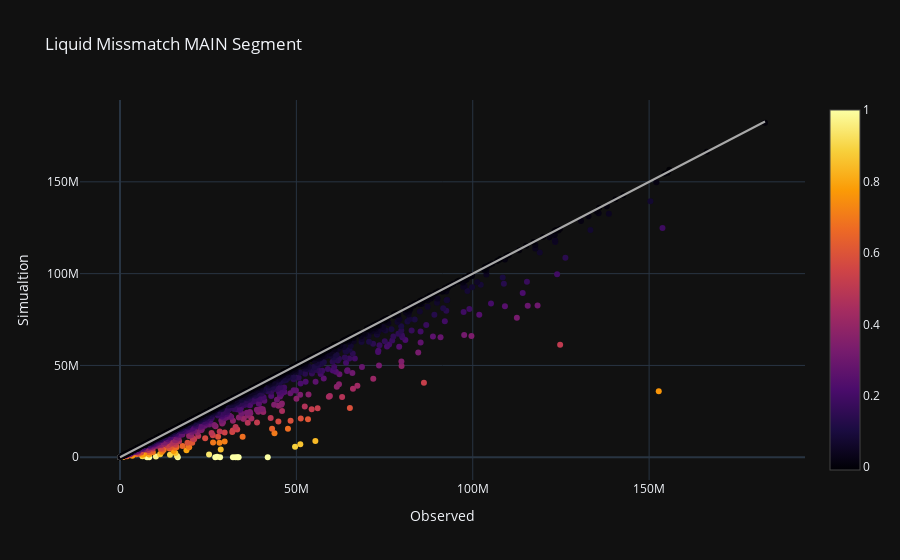
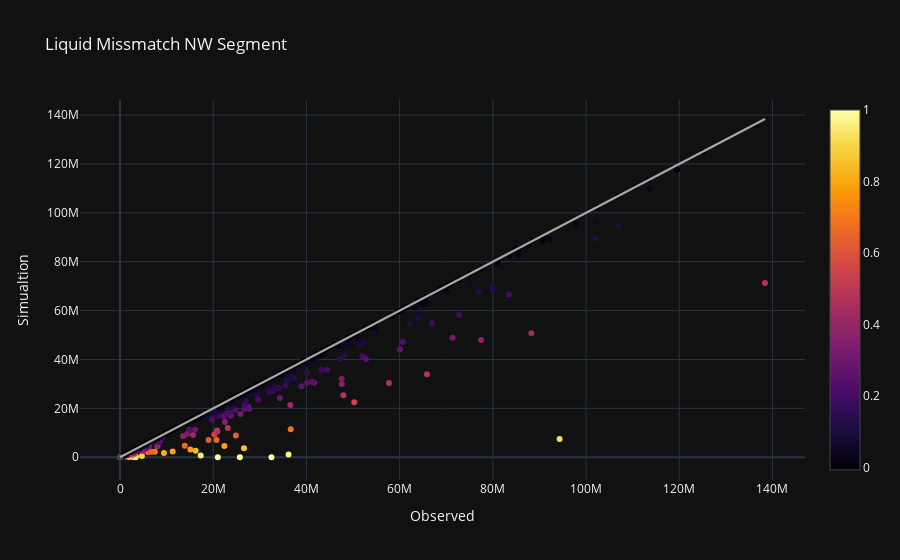

These figures' notebook cell, in order:
### Markdown cell above
### Cara 2 (Per Segment)

### Code cell
import plotly.graph_objects as go
import pandas as pd

#read the data
df = pd.read_excel("D:\GG\MINAS\Crossplot per Segment Case 97_Rev.xlsx", sheet_name = "Crossplot 3")

for segment in df["Segment"].unique():
    
    # read the data
    df = pd.read_excel("D:\GG\MINAS\Crossplot per Segment Case 97_Rev.xlsx", sheet_name = "Crossplot 3")
    df = df[(df["Segment"] == segment)]
    
    fig = go.Figure()

    fig.add_trace(go.Scatter(x = df["Observed"], y = df["Simulation"], mode = 'markers', 
                    hovertext = df["Well"], marker = dict(
                        color = df["Percentage"],
                        colorscale = "Inferno",
                        showscale = True
                    ), showlegend = False))

    fig.add_trace(go.Scatter(x = df["Observed"], y = df["Observed2"], mode = 'lines', 
                    marker = dict(
                        color = "darkgrey"
                    ), showlegend = False))

    fig.update_layout(title_text = "Liquid Missmatch " + segment + " Segment")
    fig.update_xaxes(title = "Observed")
    fig.update_yaxes(title = "Simualtion")
    fig.layout.template = 'plotly_dark'

    fig.show()

### Figure 1 — Plotly figure (JSON) as saved in the notebook; plotly's stock layout.template omitted (floating-point values rounded to 4 significant figures; data arrays with more than 128 entries replaced by an {"elided": "..."} marker saying what was removed)
{"data": [{"hovertext": {"elided": "1469 str values"}, "marker": {"color": {"elided": "1469 float values"}, "colorscale": [[0, "#000004"], [0.1111, "#1b0c41"], [0.2222, "#4a0c6b"], [0.3333, "#781c6d"], [0.4444, "#a52c60"], [0.5556, "#cf4446"], [0.6667, "#ed6925"], [0.7778, "#fb9b06"], [0.8889, "#f7d13d"], [1, "#fcffa4"]], "showscale": true}, "mode": "markers", "showlegend": false, "type": "scatter", "x": {"elided": "1469 float values"}, "y": {"elided": "1469 float values"}}, {"marker": {"color": "darkgrey"}, "mode": "lines", "showlegend": false, "type": "scatter", "x": {"elided": "1469 float values"}, "y": {"elided": "1469 float values"}}], "layout": {"title": {"text": "Liquid Missmatch MAIN Segment"}, "xaxis": {"title": {"text": "Observed"}}, "yaxis": {"title": {"text": "Simualtion"}}}}

### Figure 2 — Plotly figure (JSON) as saved in the notebook; plotly's stock layout.template omitted (floating-point values rounded to 4 significant figures; data arrays with more than 128 entries replaced by an {"elided": "..."} marker saying what was removed)
{"data": [{"hovertext": {"elided": "376 str values"}, "marker": {"color": {"elided": "376 float values"}, "colorscale": [[0, "#000004"], [0.1111, "#1b0c41"], [0.2222, "#4a0c6b"], [0.3333, "#781c6d"], [0.4444, "#a52c60"], [0.5556, "#cf4446"], [0.6667, "#ed6925"], [0.7778, "#fb9b06"], [0.8889, "#f7d13d"], [1, "#fcffa4"]], "showscale": true}, "mode": "markers", "showlegend": false, "type": "scatter", "x": {"elided": "376 float values"}, "y": {"elided": "376 float values"}}, {"marker": {"color": "darkgrey"}, "mode": "lines", "showlegend": false, "type": "scatter", "x": {"elided": "376 float values"}, "y": {"elided": "376 float values"}}], "layout": {"title": {"text": "Liquid Missmatch NW Segment"}, "xaxis": {"title": {"text": "Observed"}}, "yaxis": {"title": {"text": "Simualtion"}}}}
